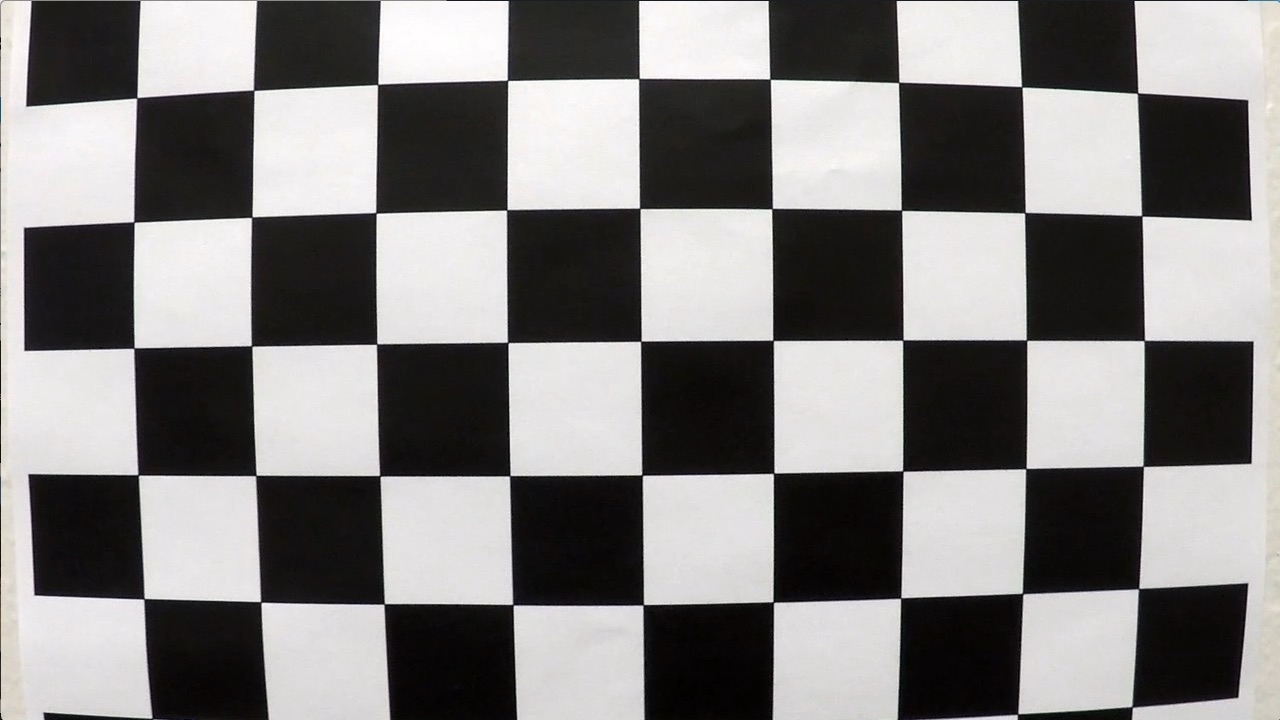
#> input picture camera_cal/calibration1.jpg, 1280 x 720 px
$ jupyter execute --allow-errors lane_lines_new.ipynb   (shell and % lines are left out)   (older library calls are emulated)
#> lines starting #> are read from the running program, lines starting #| are printed output that depends on the picture; after the words box and inside, x2 and y2 are one past the last pixel; in counts of white or black regions, pixels touching at a corner belong together
### support_files/cal_and_undistort.py

# coding: utf-8

# In[1]:


import numpy as np
import cv2
import matplotlib.pyplot as plt
import matplotlib.image as mpimg
get_ipython().magic('matplotlib inline')
import glob
get_ipython().magic('matplotlib qt')


# In[8]:


def calib(path):
#> called with path = 'camera_cal/*jpg'
    images=glob.glob('./camera_cal/calibration*.jpg')
    objpoints=[]
    imgpoints=[]

    objp=np.zeros((9*6,3),np.float32)
    objp[:,:2]=np.mgrid[0:9,0:6].T.reshape(-1,2)
    for image in images:
        img=mpimg.imread(image)
#> img is the input picture: shape (720, 1280, 3); mean R, G, B 130.1, 128.4, 127.8
        gray=cv2.cvtColor(img,cv2.COLOR_RGB2GRAY)
        ret,corners=cv2.findChessboardCorners(gray,(9,6),None)
#> ret = False; corners = None

        if ret==True:
            imgpoints.append(corners)
            objpoints.append(objp)

    objp=np.zeros((6*5,3),np.float32)
    objp[:,:2]=np.mgrid[0:6,0:5].T.reshape(-1,2)

    extra_images=['./camera_cal/calibration4.jpg']

    for image in extra_images:
        img=mpimg.imread(image)
        gray=cv2.cvtColor(img,cv2.COLOR_RGB2GRAY)
        ret,corners=cv2.findChessboardCorners(gray,(6,5),None)
        if ret==True:
            imgpoints.append(corners)
            objpoints.append(objp)


    objp=np.zeros((9*5,3),np.float32)
    objp[:,:2]=np.mgrid[0:9,0:5].T.reshape(-1,2)

    extra_images=['./camera_cal/calibration1.jpg']
    for image in extra_images:
        img=mpimg.imread(image)
        gray=cv2.cvtColor(img,cv2.COLOR_RGB2GRAY)
        ret,corners=cv2.findChessboardCorners(gray,(9,5),None)

        if ret==True:
            imgpoints.append(corners)
            objpoints.append(objp)

    objp=np.zeros((7*5,3),np.float32)
    objp[:,:2]=np.mgrid[0:7,0:5].T.reshape(-1,2)

    extra_images=['./camera_cal/calibration5.jpg']
    for image in extra_images:
        img=mpimg.imread(image)
        gray=cv2.cvtColor(img,cv2.COLOR_RGB2GRAY)
        ret,corners=cv2.findChessboardCorners(gray,(7,5),None)

        if ret==True:
            imgpoints.append(corners)
            objpoints.append(objp)

    ref_image=images[0]
    ref_image=mpimg.imread(ref_image)
    gray=cv2.cvtColor(ref_image,cv2.COLOR_RGB2GRAY)

    return cv2.calibrateCamera(objpoints, imgpoints, gray.T.shape, None, None)


# In[11]:


def undistort(img,mtx,dst):
    return cv2.undistort(img, mtx, dst, None, mtx)

### support_files/thresholding.py

# coding: utf-8

# In[4]:


import numpy as np
import cv2
import matplotlib.pyplot as plt
import matplotlib.image as mpimg
get_ipython().magic('matplotlib inline')
import glob
get_ipython().magic('matplotlib qt')


# In[5]:


def abs_sobel_thresh(image,orient,  thresh=(20, 100)):
    gray=cv2.cvtColor(image,cv2.COLOR_RGB2GRAY)
    if orient=='x':
        sobelx=cv2.Sobel(gray,cv2.CV_64F,1,0)
        sobelx=np.absolute(sobelx)
        scaled_sobel=np.uint8(255*sobelx/np.max(sobelx))
        sx_binary=np.zeros_like(scaled_sobel)
        sx_binary[(scaled_sobel>=thresh[0]) & (scaled_sobel<=thresh[1])]=1
        binary_output=np.copy(sx_binary)
    if orient=='y':
        sobely=cv2.Sobel(gray,cv2.CV_64F,0,1)
        sobely=np.absolute(sobely)
        scaled_sobel=np.uint8(255*sobely/np.max(sobely))
        sx_binary=np.zeros_like(scaled_sobel)
        sx_binary[(scaled_sobel>=thresh[0]) & (scaled_sobel<=thresh[1])]=1
        binary_output=np.copy(sx_binary)
    return binary_output


def mag_thresh(img, mag_thresh=(20,150)):

    # Apply the following steps to img
    gray=cv2.cvtColor(img,cv2.COLOR_RGB2GRAY)
    sobelx=cv2.Sobel(gray,cv2.CV_64F,1,0)
    sobely=cv2.Sobel(gray,cv2.CV_64F,0,1)
    sobel=np.sqrt(np.square(sobelx)+np.square(sobely))
    scaled_sobel=np.uint8(255*sobel/np.max(sobel))

    t=sum((i > 150) &(i<200)  for i in scaled_sobel)
#     print(np.sum(t))
#     print(scaled_sobel.shape)
    binary_sobel=np.zeros_like(scaled_sobel)
    binary_sobel[(scaled_sobel>=mag_thresh[0]) & (scaled_sobel<=mag_thresh[1])]=1
#     print(mag_thresh[0],mag_thresh[1])
#     binary_sobel[(scaled_sobel>=20) & (scaled_sobel<=150)]=1
#     plt.imshow(binary_sobel)
#     plt.show()
    return binary_sobel

def dir_threshold(img,  thresh=(0.7,1.3)):
    gray=cv2.cvtColor(img,cv2.COLOR_RGB2GRAY)
    sobelx=np.absolute(cv2.Sobel(gray,cv2.CV_64F,1,0))
    sobely=np.absolute(cv2.Sobel(gray,cv2.CV_64F,0,1))
    dir_=np.arctan2(sobely,sobelx)
    sx_binary = np.zeros_like(gray)
#     print(thresh[0],thresh[1])
    sx_binary[(dir_>=thresh[0]) &(dir_<=thresh[1])]=1
    binary_output=sx_binary
    return binary_output

def color_space(image,thresh=(170,255)):
    hls=cv2.cvtColor(image,cv2.COLOR_RGB2HLS)
    gray_image=cv2.cvtColor(image,cv2.COLOR_RGB2GRAY)
    l_channel=hls[:,:,1]
    s_channel=hls[:,:,2]
    s_binary=np.zeros_like(s_channel)

    _, gray_binary = cv2.threshold(gray_image.astype('uint8'), 150, 255, cv2.THRESH_BINARY)
    s_binary[(s_channel>=thresh[0]) & (s_channel<=thresh[1])&(l_channel>=80)]=1
    color_output=np.copy(s_binary)
    return color_output

def segregate_white_line(image,thresh=(200,255)):
    hls=cv2.cvtColor(image,cv2.COLOR_RGB2HLS)
    l_channel=hls[:,:,1]
    l_binary=np.zeros_like(l_channel)
    l_binary[((l_channel>=200)&(l_channel<=255))]=1
    return l_binary


# In[6]:


def gradient_color_thresh(image):
    gradx = abs_sobel_thresh(image, orient='x', thresh=(20, 200))
    grady = abs_sobel_thresh(image, orient='y', thresh=(20, 200))
    # [4 lines of commented-out code are left out]
    mag_binary = mag_thresh(image, mag_thresh=(20, 200))
    # plt.imshow(mag_binary)
    # plt.show()

    dir_binary = dir_threshold(image, thresh=(0.7, 1.3))
    color_binary=color_space(image,thresh=(100,255))

    combined = np.zeros_like(dir_binary)
    # combined[((gradx == 1)& (grady == 1)) |(color_binary==1)] = 1
    combined[(color_binary==1)|((gradx == 1)& (grady == 1)) |(mag_binary==1) &(dir_binary==1)] = 1
#     plt.imshow(combined)
#     plt.show()
    kernel = np.ones((3,3),np.uint8)
    morph_image=combined[600:,:950]
    # morph_image = cv2.morphologyEx(morph_image, cv2.MORPH_CLOSE, kernel)
    morph_image = cv2.morphologyEx(morph_image, cv2.MORPH_OPEN, kernel)
    # morph_image=cv2.erode(morph_image,kernel,iterations = 1)
    combined[600:,:950]=morph_image
    white_line=segregate_white_line(image,thresh=(200,255))
    combined=(combined)|(white_line)
    return combined


# In[ ]:

### support_files/pipeline.py

# coding: utf-8

# In[6]:


import cv2
import numpy as np
from support_files.cal_and_undistort import *
from support_files.thresholding import *
from support_files.draw_line import *


# In[9]:


class pipeline:
    line=None
    M=None
    Minv=None
    camera_mtx=None
    dist=None

    @staticmethod
    def set_vals(l,camera_mtx,dist,M,Minv):
        pipeline.line=l
        pipeline.camera_mtx=camera_mtx
        pipeline.dist=dist
        pipeline.M=M
        pipeline.Minv=Minv

    # [139 lines left out: function Pipeline, not called in this run]


# In[ ]:

### support_files/draw_line.py

# coding: utf-8

# In[2]:


import cv2
import numpy as np


# In[3]:


class line():
    def __init__(self):
        self.first_frame=False
        self.curvature=0

        self.right_fit=[np.array([False])]
        self.left_fit=[np.array([True])]
        self.max_tolerance=0.01

        self.img=None
        self.y_eval=700
        self.mid_x=640
        self.ym_per_pix=3.0/72.0
        self.xm_per_pix=3.7/650.0 #HardCoded

    # [33 lines left out: functions update_fit, update_curvature, vehicle_position, not called in this run]


# In[ ]:

### lane_lines_new.ipynb
[cell 1]
import numpy as np
import cv2
import matplotlib.pyplot as plt
import matplotlib.image as mpimg
import glob
# %matplotlib qt
import os
import importlib

# Importing calibration file

[cell 2]
from support_files import cal_and_undistort

# Sraight images and curved images

[cell 3]
straight_images=glob.glob('test_images/straight_lines*.jpg')
curved_images=glob.glob('test_images/test*.jpg')

# Calibrating Camera

#> (a cell that did not finish here is left out)

[cell 5]
mtx=np.array([[  2.62633388e+03,   0.00000000e+00,   6.53633687e+02],
       [  0.00000000e+00,   3.09765919e+03,   3.31295828e+02],
       [  0.00000000e+00,   0.00000000e+00,   1.00000000e+00]])
#> mtx = [[2626.3, 0, 653.6], [0, 3097.7, 331.3], [0, 0, 1]]

dist=np.array([[ -2.37078716e+00,   3.99793678e+01,   2.16836492e-02,
         -1.09082278e-02,  -4.97428018e+02]])

[cell 6]
ref_img=cv2.imread('camera_cal/calibration1.jpg')
plt.imshow(ref_img)

[cell 7]
undist_ref_img=cal_and_undistort.undistort(ref_img,mtx,dist)
plt.imshow(undist_ref_img)

# Undistorting Image

[cell 8]
image=straight_images[0]
image=mpimg.imread(image)
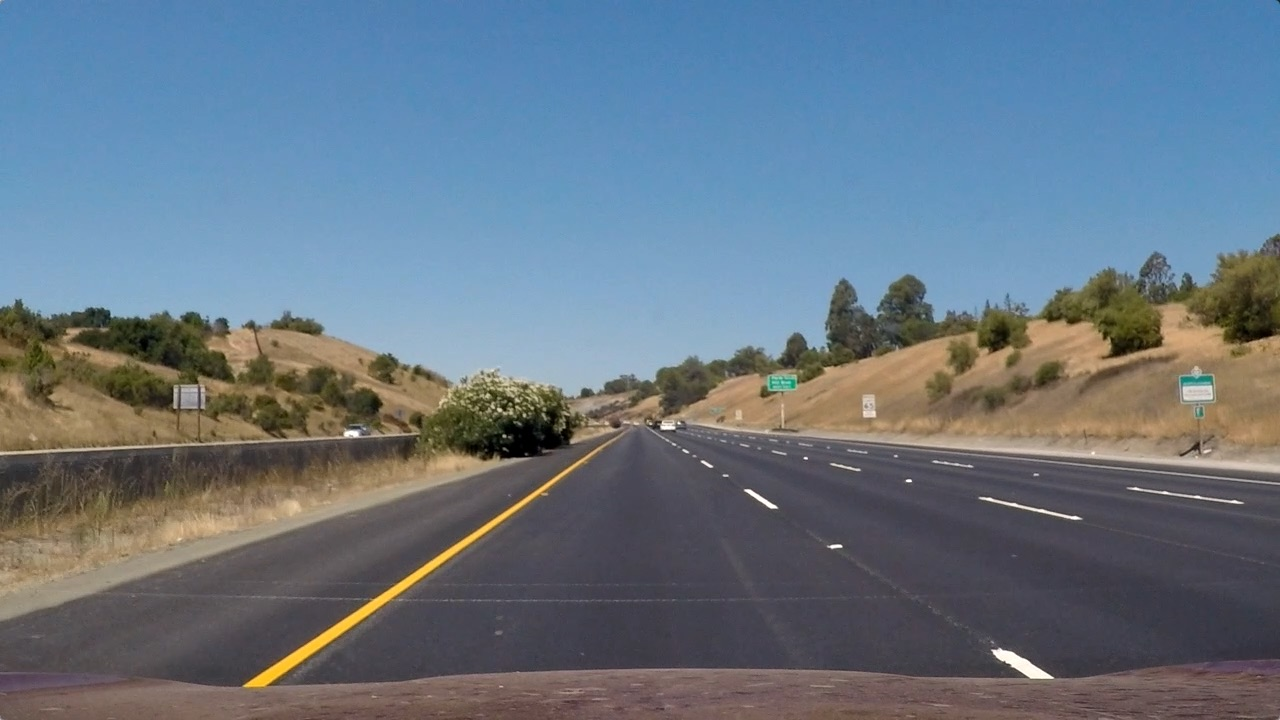
#> input picture test_images/straight_lines1.jpg, 1280 x 720 px
#> image is the input picture: shape (720, 1280, 3); mean R, G, B 103.2, 117.7, 131.2

[cell 9]
undist_image=cal_and_undistort.undistort(image,mtx,dist)

[cell 10]
plt.imshow(undist_image)

# Gradient & Color Thresholds

[cell 11]
from support_files.thresholding import *

[cell 12]
thresh_image=gradient_color_thresh(undist_image)
#> in gradient_color_thresh, `gradx = abs_sobel_thresh(image, orient='x', thresh=(20, 200))`:
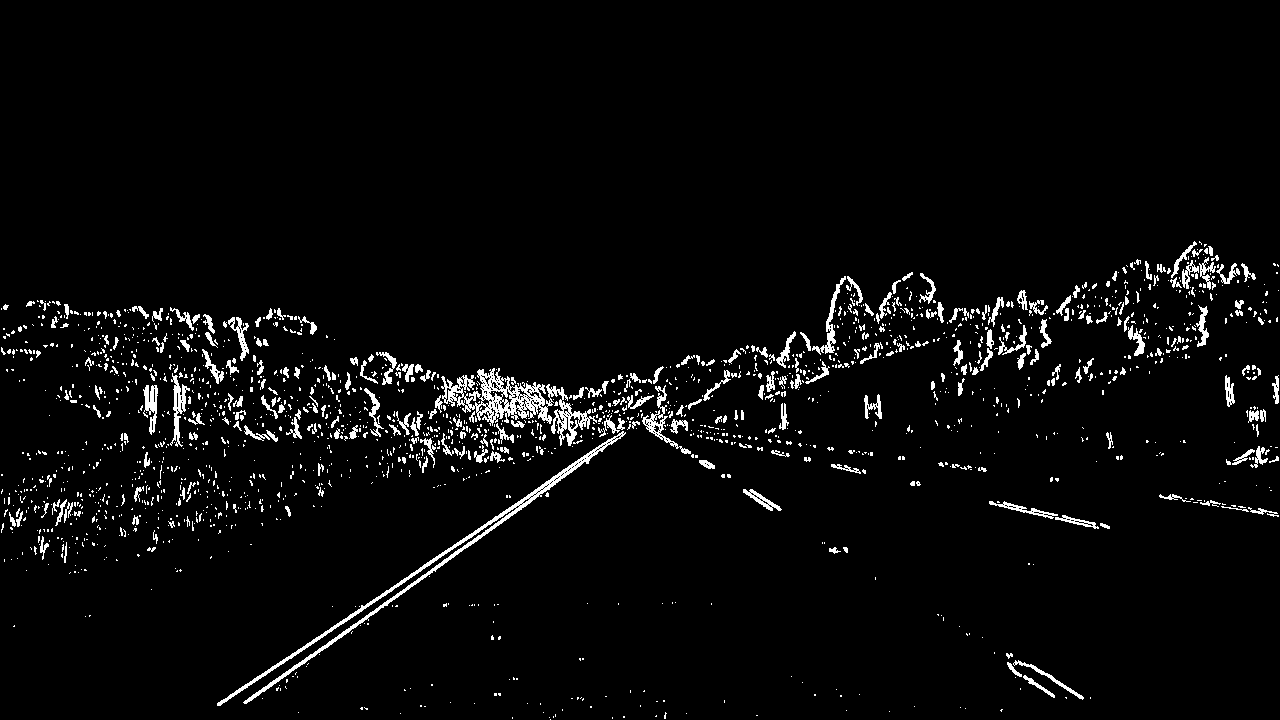
#> gradx: shape (720, 1280); values 0 (black) and 1 (white), 3.7% white in thin lines or dots, all inside (x1, y1, x2, y2) = (1, 241, 1279, 720)
#> in gradient_color_thresh, `grady = abs_sobel_thresh(image, orient='y', thresh=(20, 200))`:
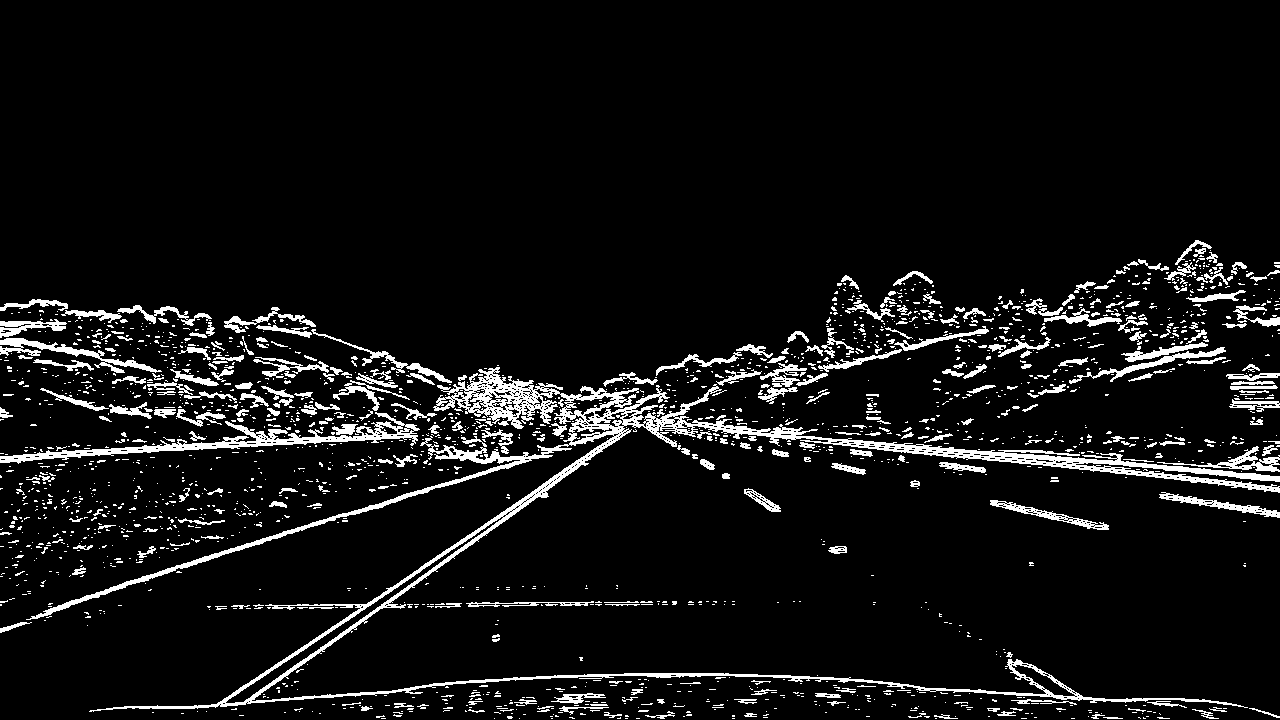
#> grady: shape (720, 1280); values 0 (black) and 1 (white), 7.2% white; 2053 white regions (1720 under 20 px), largest, box (x1, y1, x2, y2) and area: (26, 367, 1280, 712) 22881, (0, 412, 420, 464) 3486, (0, 338, 162, 373) 1203
#> in mag_thresh, `t=sum((i > 150) &(i<200)  for i in scaled_sobel)`: t = 1280 values, max 12 at index 147, min 0 at index 3, mean 0.739
#> in gradient_color_thresh, `white_line=segregate_white_line(image,thresh=(200,255))`:
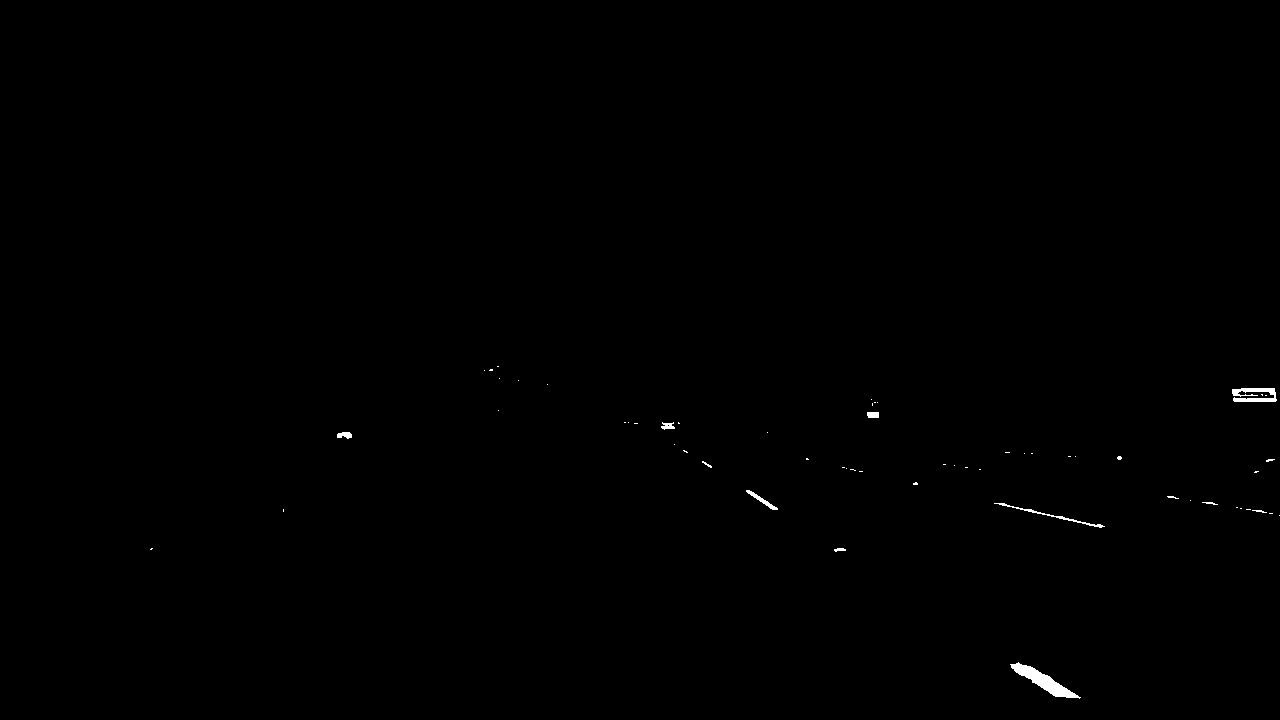
#> white_line: shape (720, 1280); values 0 (black) and 1 (white), 0.22% white; 58 white regions (47 under 20 px), largest, box (x1, y1, x2, y2) and area: (1010, 662, 1081, 699) 787, (1232, 388, 1277, 402) 409, (994, 503, 1105, 528) 228
#> (the rest of the program and of its run is left out)
